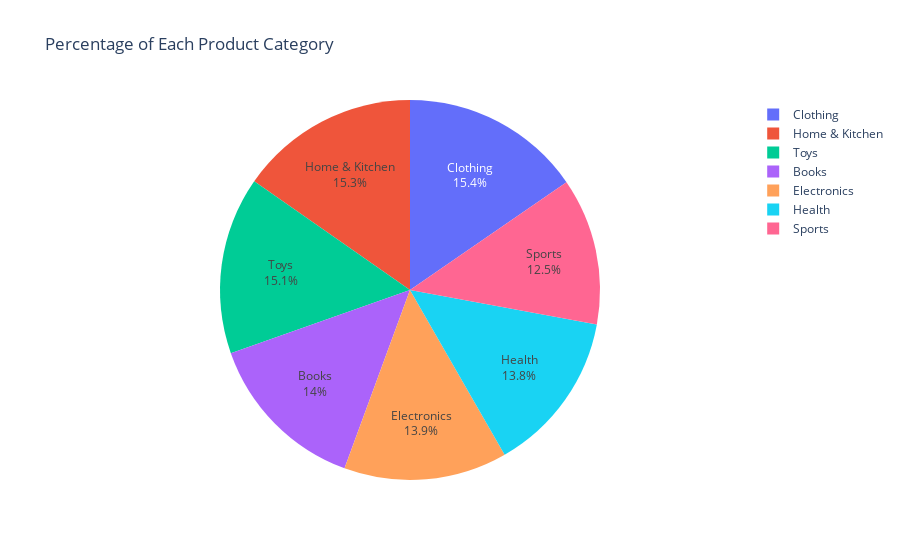

Notebook code for this chart:
### Code cell
#Graph of percentage of each product category
fig = px.pie(values = data['category'].value_counts(), names = data['category'].unique(),
            title = 'Percentage of Each Product Category')
fig.update_traces(textinfo = 'label+percent')
fig.show()

### Figure 1 — Plotly figure (JSON) as saved in the notebook; plotly's stock layout.template omitted (floating-point values rounded to 4 significant figures)
{"data": [{"domain": {"x": [0, 1], "y": [0, 1]}, "hovertemplate": "label=%{label}<br>value=%{value}<extra></extra>", "labels": ["Clothing", "Home & Kitchen", "Toys", "Books", "Electronics", "Health", "Sports"], "legendgroup": "", "name": "", "showlegend": true, "textinfo": "label+percent", "type": "pie", "values": [154, 153, 151, 140, 139, 138, 125]}], "layout": {"legend": {"tracegroupgap": 0}, "title": {"text": "Percentage of Each Product Category"}}}
